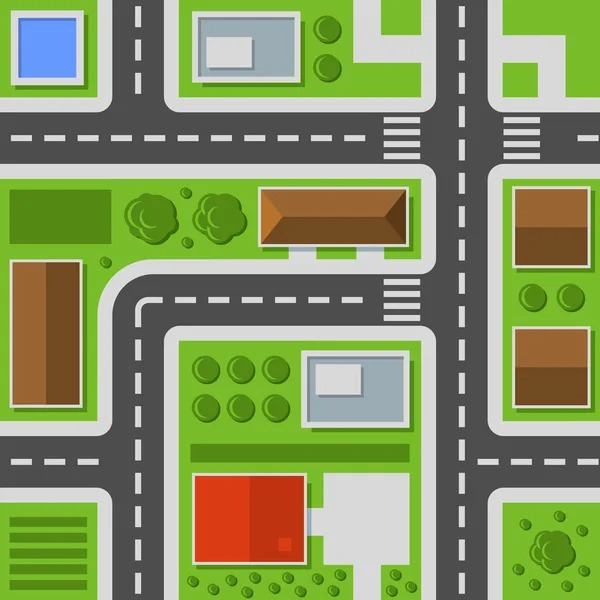
#> input picture assets/1.jpeg, 600 x 600 px; its folder holds only this picture in this run
$ python -i main.py   (imports and definitions only)
#> lines starting #> are read from the running program, lines starting #| are printed output that depends on the picture; after the words box and inside, x2 and y2 are one past the last pixel; in counts of white or black regions, pixels touching at a corner belong together
import pygame
import random
import math
import numpy as np
from pygame.locals import *
from tkinter import filedialog, Tk
from PIL import Image
from collections import deque
import heapq
import time

# Konstanta
SCREEN_WIDTH = 1000
SCREEN_HEIGHT = 600
JALAN_COLOR_RANGE = [(90, 90, 90), (150, 150, 150)]
PATH_MARGIN = 20
KURIR_SPEED = 4.0
ROAD_CENTER_OFFSET = 0.1

# [1 line not run here, left out]
# [1 line that did not run here, left out]
# [1 line not run here, left out]
font = pygame.font.SysFont("arial", 24)

# Variabel global
map_image = None
map_surface = None
road_mask = None
safe_road_mask = None
kurir_pos = (0.0, 0.0)
kurir_angle = 0
kurir_image = None
source_pos = None  # Diubah dari (0, 0) menjadi None
dest_pos = None    # Diubah dari (0, 0) menjadi None
highlight_path = []
info_lines = []
click_state = 0
path_to_follow = []
current_path_index = 0
moving = False
last_valid_pos = (0.0, 0.0)

def load_kurir_image():
    global kurir_image
    try:
        kurir_image = pygame.image.load("assets/segitiga_2.png")
        kurir_image = pygame.transform.scale(kurir_image, (30, 30))
    except:
        print("Gambar segitiga_2.png tidak ditemukan, menggunakan fallback")
        surf = pygame.Surface((30, 30), pygame.SRCALPHA)
        pygame.draw.polygon(surf, (0, 255, 0), [(15, 0), (0, 30), (30, 30)])
        kurir_image = surf

def is_road(image, pos):
    if image is None or pos is None:
        return False

    x, y = int(pos[0]), int(pos[1])
    if x < 0 or y < 0 or x >= image.width or y >= image.height:
        return False
    pixel = image.getpixel((x, y))
    return all(JALAN_COLOR_RANGE[0][i] <= pixel[i] <= JALAN_COLOR_RANGE[1][i] for i in range(3))

def create_road_masks(image):
    """Membuat mask jalan dan mask area aman dengan margin"""
    global road_mask, safe_road_mask
    if image is None:
        return

    width, height = image.size
    road_mask = np.zeros((height, width), dtype=bool)
    safe_road_mask = np.zeros((height, width), dtype=bool)

    # Buat mask dasar untuk jalan
    for y in range(height):
        for x in range(width):
            road_mask[y, x] = is_road(image, (x, y))

    # Buat mask area aman dengan margin
    for y in range(PATH_MARGIN, height - PATH_MARGIN):
        for x in range(PATH_MARGIN, width - PATH_MARGIN):
            if not road_mask[y, x]:
                continue

            # Periksa area sekitar dengan margin PATH_MARGIN
            safe = True
            for dy in range(-PATH_MARGIN, PATH_MARGIN + 1):
                for dx in range(-PATH_MARGIN, PATH_MARGIN + 1):
                    if not road_mask[y + dy, x + dx]:
                        safe = False
                        break
                if not safe:
                    break
            safe_road_mask[y, x] = safe

# [159 lines left out: functions is_safe_road_position, find_road_center, random_road_position, calculate_angle, smooth_path, bfs and 2 more, not called in this run]

class Button:
    def __init__(self, x, y, w, h, text, callback):
        self.rect = pygame.Rect(x, y, w, h)
        self.text = text
        self.callback = callback

    # [38 lines left out: functions draw, click, draw_kurir, draw_info, not called in this run]

def render():
    try:
        screen.fill((200, 200, 200))
        for btn in buttons:
            btn.draw(screen)

        if map_surface:
            screen.blit(map_surface, (200, 0))

            # Titik awal dan tujuan
            if source_pos is not None:
                pygame.draw.circle(screen, (255, 255, 0), (200 + int(source_pos[0]), int(source_pos[1])), 8)
            if dest_pos is not None:
                pygame.draw.circle(screen, (255, 0, 0), (200 + int(dest_pos[0]), int(dest_pos[1])), 8)

            # Kurir
            if kurir_pos != (0, 0):
                draw_kurir(kurir_pos, kurir_angle)

        draw_info()
        pygame.display.flip()
    except Exception as e:
        print(f"Render error: {e}")

def load_map():
    global map_image, map_surface, road_mask, safe_road_mask
    try:
        Tk().withdraw()
        file_path = filedialog.askopenfilename()
#> the answer given: assets/1.jpeg
        if file_path:
            info_lines.append("[INFO] Memuat peta...")
            render()

            map_image = Image.open(file_path).convert('RGB')
#> map_image is the input picture: PIL image 600x600 RGB; mean R, G, B 134.1, 148.5, 99.3
            map_image = map_image.resize((SCREEN_WIDTH - 200, SCREEN_HEIGHT))
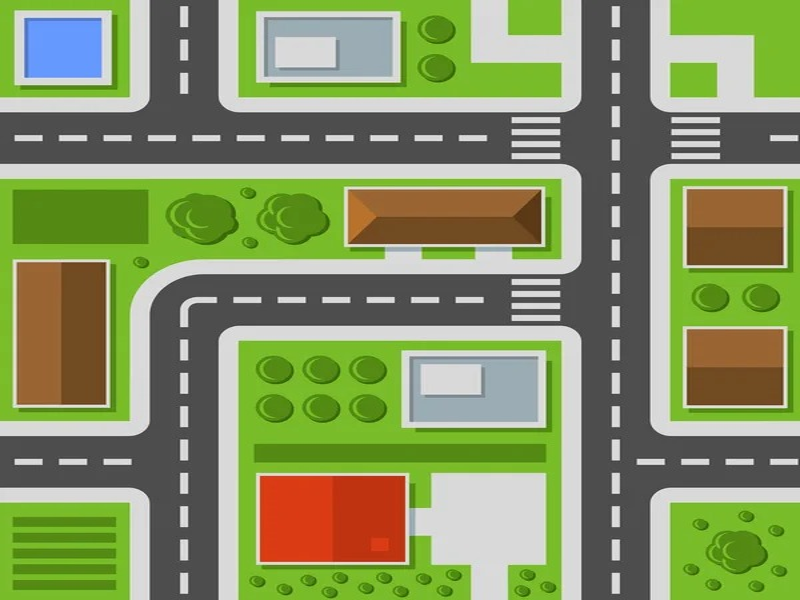
#> map_image: PIL image 800x600 RGB; mean R, G, B 134.1, 148.5, 99.3
            map_surface = pygame.image.fromstring(map_image.tobytes(), map_image.size, map_image.mode)

            info_lines.append("[INFO] Membuat road mask...")
            render()
            create_road_masks(map_image)
#> the loop in create_road_masks, `for y in range(height):` made 600 passes
#> after the loop in create_road_masks, `for y in range(height):`:
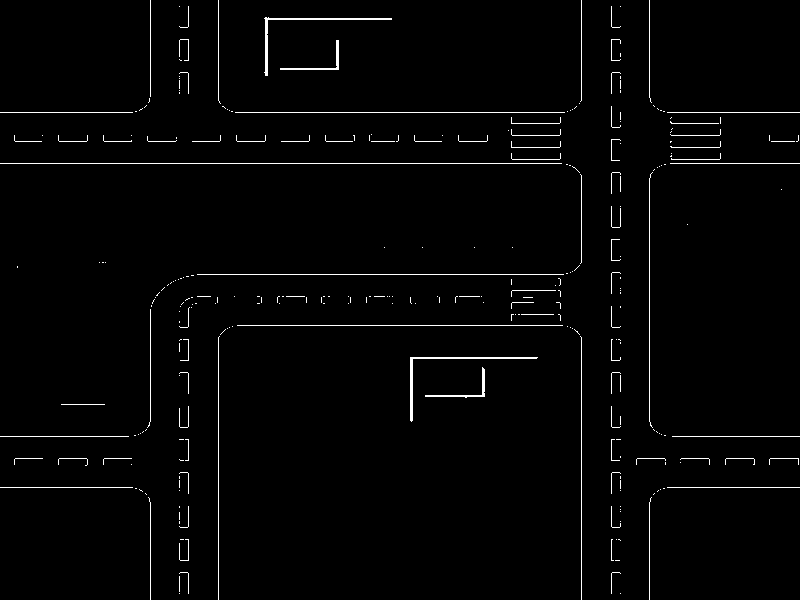
#> road_mask: shape (600, 800) bool; 1.7% white in thin lines or dots
#> after the loop in create_road_masks, `for y in range(PATH_MARGIN, height - PATH_MARGIN):`: safe_road_mask: shape (600, 800) bool; every value is 0
            info_lines.append(f"[INFO] Peta dimuat. Area aman: {np.sum(safe_road_mask)} piksel")
    except Exception as e:
        info_lines.append(f"[ERROR] Gagal memuat peta: {str(e)}")

# [159 lines left out: functions random_kurir, random_flag, move_kurir, mulai, reset_simulasi, not called in this run]

# Load gambar kurir
load_kurir_image()

# Daftar tombol
buttons = [
    Button(10, 10, 150, 40, "Load Peta", load_map),
    Button(10, 60, 150, 40, "Acak Kurir", random_kurir),
    Button(10, 110, 150, 40, "Acak Tujuan", random_flag),
    Button(10, 160, 150, 40, "Mulai", mulai),
    Button(10, 210, 150, 40, "Reset", reset_simulasi)
]

# Main loop
running = True
clock = pygame.time.Clock()

# [39 lines not run here, left out]

>>> result = load_map()

$ run again, on assets/3.jpeg
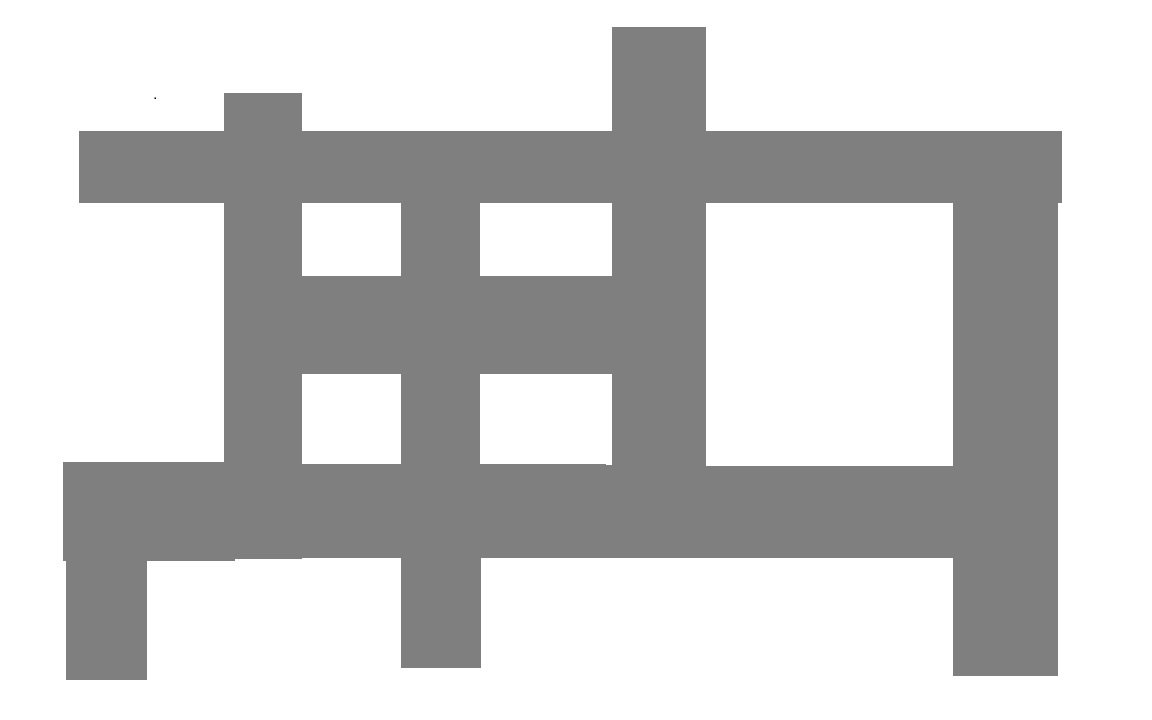
#> input picture assets/3.jpeg, 1152 x 720 px
#> in load_map, map_image is the input picture: PIL image 1152x720 RGB; min 0, max 255, mean 205
#> map_image: PIL image 800x600 RGB
#> the loop in create_road_masks, `for y in range(height):` made 600 passes
#> after the loop in create_road_masks, `for y in range(height):`:
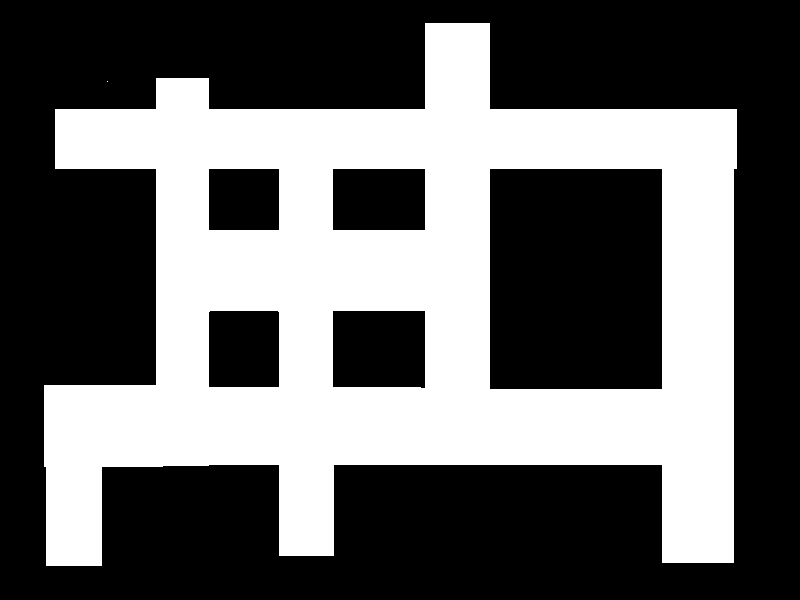
#> road_mask: shape (600, 800) bool; 38.8% white; 2 white regions (1 under 20 px), largest, box (x1, y1, x2, y2) and area: (44, 23, 737, 566) 186054
#> after the loop in create_road_masks, `for y in range(PATH_MARGIN, height - PATH_MARGIN):`:
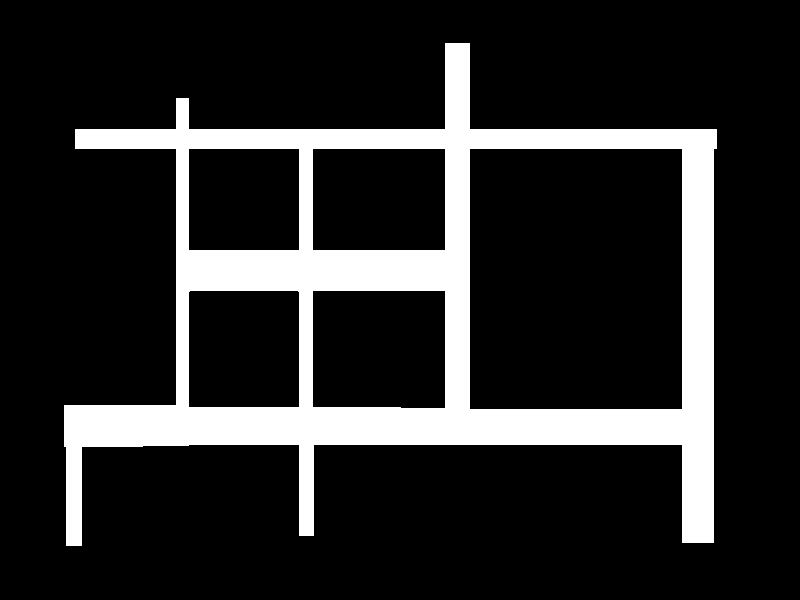
#> safe_road_mask: shape (600, 800) bool; 16.2% white; 1 white region, box (x1, y1, x2, y2) and area: (64, 43, 717, 546) 77734
